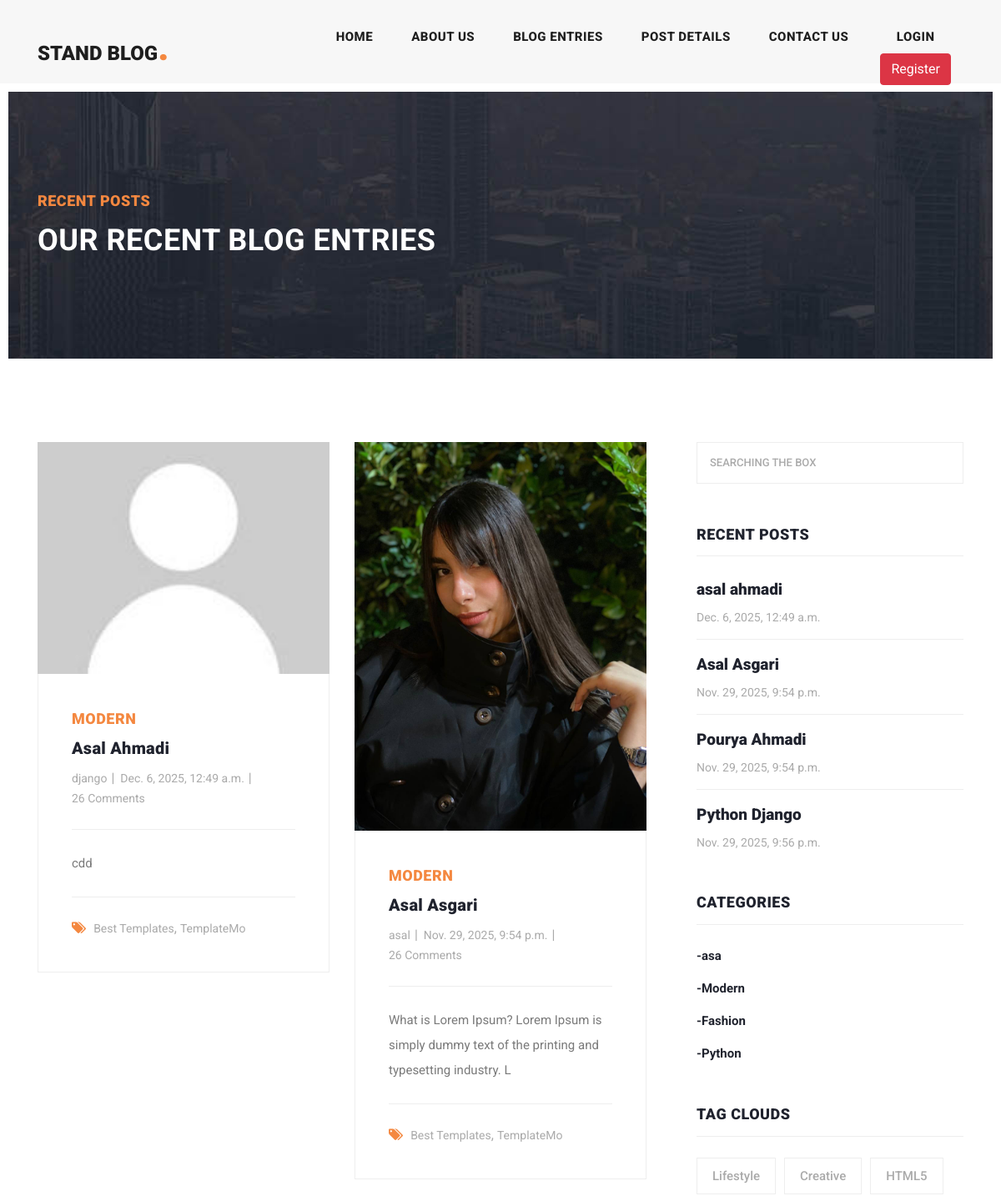
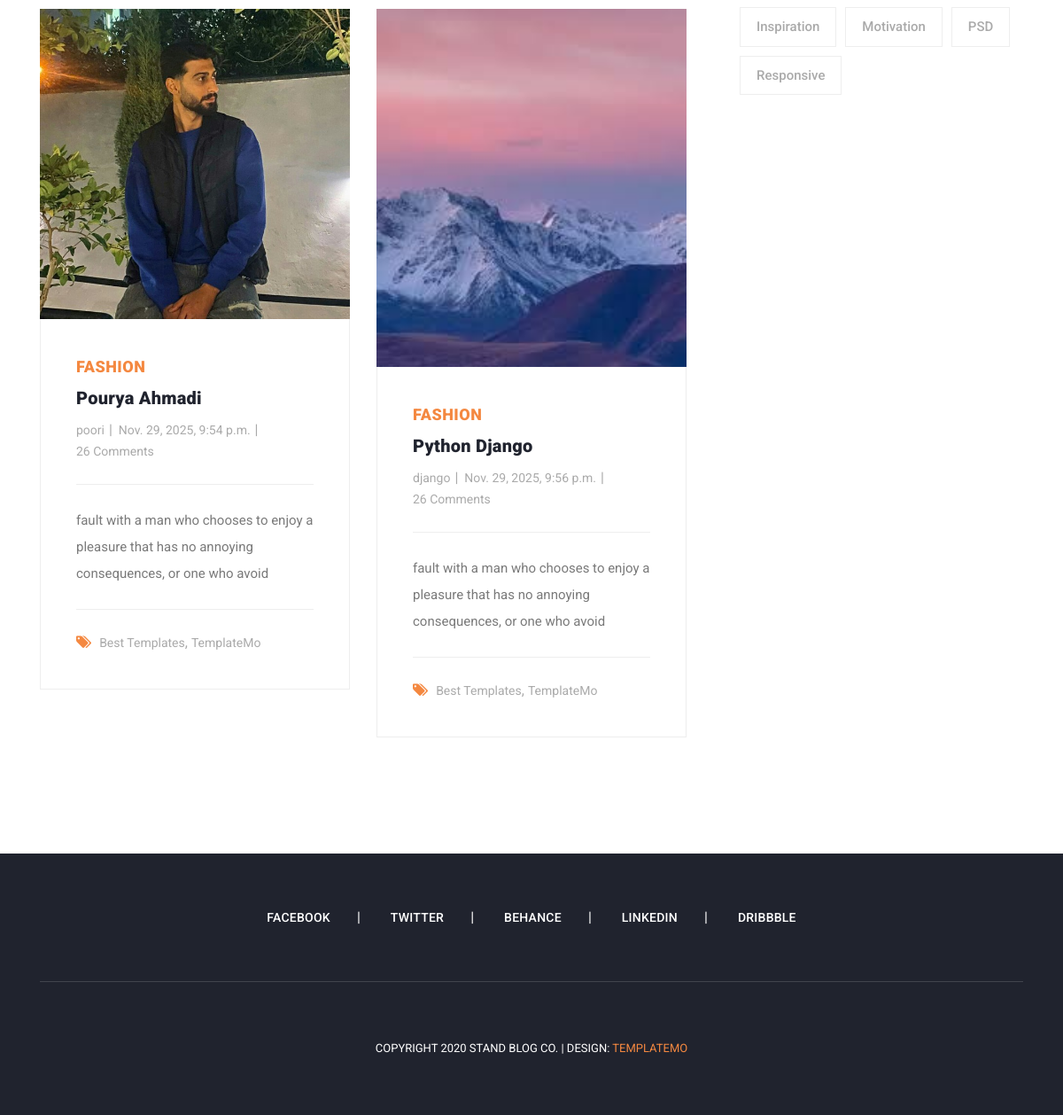
The app's page /blog/category/3 with its own data (2 pictures, top to bottom).
### blog/models.py (models this page shows, shortened)
class Article(models.Model):
    author = models.ForeignKey(User, on_delete=models.CASCADE)
    category = models.ManyToManyField(Category, related_name='articles')
    title = models.CharField(max_length=100)
    body = models.TextField()
    image = models.ImageField(upload_to='images/article')
    date = models.DateTimeField(auto_now_add=True)
    updated = models.DateTimeField(auto_now=True)
    file_field = models.FileField(upload_to='article',null=True, blank=True)
    slug = models.SlugField(blank=True, unique=True)
    class Meta:
        ordering = ('-updated','-date')
    def get_absolute_url(self):
        return reverse("blog:detail", kwargs={"slug": self.slug})
    def body_max(self):
        self.body = self.body[:100]
        return self.body

class Category(models.Model):
    title = models.CharField(max_length=100)
    def __str__(self):
        return self.title

### blog/views.py (the view)
# urls.py: path('category/<int:pk>', views.CategoryDetailView.as_view(), name='category_detail'),
class CategoryDetailView(ListView):
    model = Article
    template_name = 'blog/post_list.html'
    context_object_name = 'articles'
    category: Category
    def get_queryset(self):
        category_id = self.kwargs.get('pk')
        self.category = get_object_or_404(Category, pk=category_id)
        queryset = super().get_queryset().filter(category=self.category)
        return queryset.distinct()
    def get_context_data(self, **kwargs):
        context = super().get_context_data(**kwargs)
        context['category'] = self.category
        return context

### home/templatetags/home_tags.py (called while the page is built)
@register.inclusion_tag('includes/sidebar.html', takes_context=True)
def sidebar(context, posts_count=5, show_categories=True):
    recent = Article.objects.order_by('-updated')[:posts_count]
    categories = Category.objects.all() if show_categories else []
    return {
        'recent': recent,
        'categories': categories
    }

### blog/templates/blog/post_list.html (shortened to what this page needs)
{% extends 'base.html' %}
{% load static %}
{% load home_tags %}
{% block content %}
    <div class="heading-page header-text">
        <section class="page-heading">
            <div class="container">
                <div class="row">
                    <div class="col-lg-12">
                        <div class="text-content">
                            <h4>Recent Posts</h4>
                            <h2>Our Recent Blog Entries</h2>
                        </div>
                    </div>
                </div>
            </div>
        </section>
    </div>
    <section class="blog-posts grid-system">
        <div class="container">
            <div class="row">
                <div class="col-lg-8">
                    <div class="all-blog-posts">
                        <div class="row">
                            {% for article in articles %}
                                <div class="col-lg-6">
                                    <div class="blog-post">
                                        <div class="blog-thumb">
                                            <img src="{{ article.image.url }}" alt="">
                                        </div>
                                        <div class="down-content">
                                            <span>{{ article.category.first }}</span>
                                            <a href="{{ article.get_absolute_url }}"><h4>{{ article.title }}</h4></a>
                                            <ul class="post-info">
                                                <li><a href="#">{{ article.author }}</a></li>
                                                <li><a href="#">{{ article.date }}</a></li>
                                                <li><a href="#">26 Comments</a></li>
                                            </ul>
                                            <p>{{ article.body_max }}</p>
                                            <div class="post-options">
                                                <div class="row">
                                                    <div class="col-lg-12">
                                                        <ul class="post-tags">
                                                            <li><i class="fa fa-tags"></i></li>
                                                            <li><a href="#">Best Templates</a>,</li>
                                                            <li><a href="#">TemplateMo</a></li>
                                                        </ul>
                                                    </div>
                                                </div>
                                            </div>
                                        </div>
                                    </div>
                                </div>
                            {% endfor %}
                            <div class="col-lg-12">
                            </div>
                        </div>
                    </div>
                </div>
                {% sidebar posts_count=5 show_categories=True %}
            </div>
        </div>
    </section>
{% endblock %}

### templates/base.html (shortened to what this page needs)
{% load static %}
<!DOCTYPE html>
<html lang="en">
<head>
    {% include 'includes/head_refrence.html' %}
</head>
<body>
{% include 'includes/header.html' %}
{% block content %}
{% endblock %}
{% include 'includes/footer.html' %}
</body>
</html>

### templates/includes/head_refrence.html (shortened to what this page needs)
{% load static %}
    <link href="{% static 'vendor/bootstrap/css/bootstrap.min.css' %}" rel="stylesheet">
    <link rel="stylesheet" href="{% static 'css/fontawesome.css' %}">
    <link rel="stylesheet" href="{% static 'css/templatemo-stand-blog.css' %}">
    <link rel="stylesheet" href="{% static 'css/owl.css' %}">

### templates/includes/header.html (shortened to what this page needs)
{% load static %}
<header class="">
    <nav class="navbar navbar-expand-lg">
        <div class="container">
            <a class="navbar-brand" href="{% url 'home_app:main' %}"><h2>Stand Blog<em>.</em></h2></a>
            <div class="collapse navbar-collapse" id="navbarResponsive">
                <ul class="navbar-nav ml-auto">
                    <li class="nav-item {% if request.resolver_match.url_name == 'main' %} active {% endif %}">
                        <a class="nav-link" href="{% url 'home_app:main' %}">Home
                        </a>
                    </li>
                    <li class="nav-item">
                        <a class="nav-link" href="about.html">About Us</a>
                    </li>
                    <li class="nav-item {% if request.resolver_match.url_name == 'post_list' %} active {% endif %}">
                        <a class="nav-link" href="{% url 'blog:post_list' %}">Blog Entries</a>
                    </li>
                    <li class="nav-item {% if request.resolver_match.url_name == 'detail' %} active {% endif %} ">
                        <a class="nav-link" href="{% url 'blog:post_list' %}">Post Details</a>
                    </li>
                    <li class="nav-item">
                        <a class="nav-link" href="{% url 'blog:contact' %}">Contact Us</a>
                    </li>
                    <li class="nav-item">
                        {% if request.user.is_authenticated %}
                            {% if user.profile.image %}
                                <span><img src="{{ user.profile.image.url }}" width="25px" height="25px"
                                           style="border-radius: 100%" alt=""></span>
                            {% else %}
                                <span><img src="{% static 'images/icons/111.png' %}" width="25px" height="25px"
                                           style="border-radius: 100%" alt=""></span>
                            {% endif %}
                            <a class="nav-link" href="">{{ request.user.first_name }}</a>
                            <a class="btn btn-danger" href="{% url 'account:logout' %}">Logout</a>
                        {% else %}
                            <a class="nav-link" href="{% url 'account:login' %}">Login</a>
                            <a class="btn btn-danger" href="{% url 'account:register' %}">Register</a>
                        {% endif %}
                    </li>
                </ul>
            </div>
        </div>
    </nav>
</header>

### templates/includes/sidebar.html
{% load static %}
<div class="col-lg-4">
                    <div class="sidebar">
                        <div class="row">
                            <div class="col-lg-12">
                                <div class="sidebar-item search">
                                    <form id="search_form" name="gs" method="GET" action="{% url 'blog:search' %}">
                                        <input type="text" name="q" class="searchText" placeholder="{% if request.GET.q %}{{ request.GET.q }}{% else %}Searching the Box{% endif %}"
                                               autocomplete="on">
                                    </form>
                                </div>
                            </div>
                            <div class="col-lg-12">
                                <div class="sidebar-item recent-posts">
                                    <div class="sidebar-heading">
                                        <h2>Recent Posts</h2>
                                    </div>
                                    <div class="content">
                                        <ul>
                                            {% for article in recent %}
                                            <li><a href="{{ article.get_absolute_url }}">
                                                <h5>{{ article.title }}</h5>
                                                <span>{{ article.date }}</span>
                                            </a></li>
                                            {% endfor %}
                                        </ul>
                                    </div>
                                </div>
                            </div>
                            <div class="col-lg-12">
                                <div class="sidebar-item categories">
                                    <div class="sidebar-heading">
                                        <h2>Categories</h2>
                                    </div>
                                    <div class="content">
                                        <ul>
                                            {% for cat in categories %}
                                            	<li><a href="{% url 'blog:category_detail' cat.id %}">-{{cat.title}}</a></li>
                                            {% endfor %}
                                        </ul>
                                    </div>
                                </div>
                            </div>
                            <div class="col-lg-12">
                                <div class="sidebar-item tags">
                                    <div class="sidebar-heading">
                                        <h2>Tag Clouds</h2>
                                    </div>
                                    <div class="content">
                                        <ul>
                                            <li><a href="#">Lifestyle</a></li>
                                            <li><a href="#">Creative</a></li>
                                            <li><a href="#">HTML5</a></li>
                                            <li><a href="#">Inspiration</a></li>
                                            <li><a href="#">Motivation</a></li>
                                            <li><a href="#">PSD</a></li>
                                            <li><a href="#">Responsive</a></li>
                                        </ul>
                                    </div>
                                </div>
                            </div>
                        </div>
                    </div>
                </div>

### templates/includes/footer.html
{% load static %}
<footer>
    <div class="container">
        <div class="row">
            <div class="col-lg-12">
                <ul class="social-icons">
                    <li><a href="#">Facebook</a></li>
                    <li><a href="#">Twitter</a></li>
                    <li><a href="#">Behance</a></li>
                    <li><a href="#">Linkedin</a></li>
                    <li><a href="#">Dribbble</a></li>
                </ul>
            </div>
            <div class="col-lg-12">
                <div class="copyright-text">
                    <p>Copyright 2020 Stand Blog Co.
                        | Design: <a rel="nofollow" href="https://templatemo.com" target="_parent">TemplateMo</a></p>
                </div>
            </div>
        </div>
    </div>
</footer>

### templates/includes/footer_refrence.html (shortened to what this page needs)
{% load static %}

### records on screen
Article: image (picture), category.first "MODERN", title "Asal Ahmadi", author "django", date "Dec. 6, 2025, 12:49 a.m.", body_max "cdd", title "asal ahmadi"
Article: image (picture), category.first "MODERN", title "Asal Asgari", author "asal", date "Nov. 29, 2025, 9:54 p.m.", body_max "What is Lorem Ipsum? Lorem Ipsum is simply dummy text of the printing and typesetting industry. L"
Article: image (picture), category.first "FASHION", title "Pourya Ahmadi", author "poori", date "Nov. 29, 2025, 9:54 p.m.", body_max "fault with a man who chooses to enjoy a pleasure that has no annoying consequences, or one who avoid"
Article: image (picture), category.first "FASHION", title "Python Django", author "django", date "Nov. 29, 2025, 9:56 p.m.", body_max "fault with a man who chooses to enjoy a pleasure that has no annoying consequences, or one who avoid"
Category: title "asa"
Category: title "Modern"
Category: title "Fashion"
Category: title "Python"
